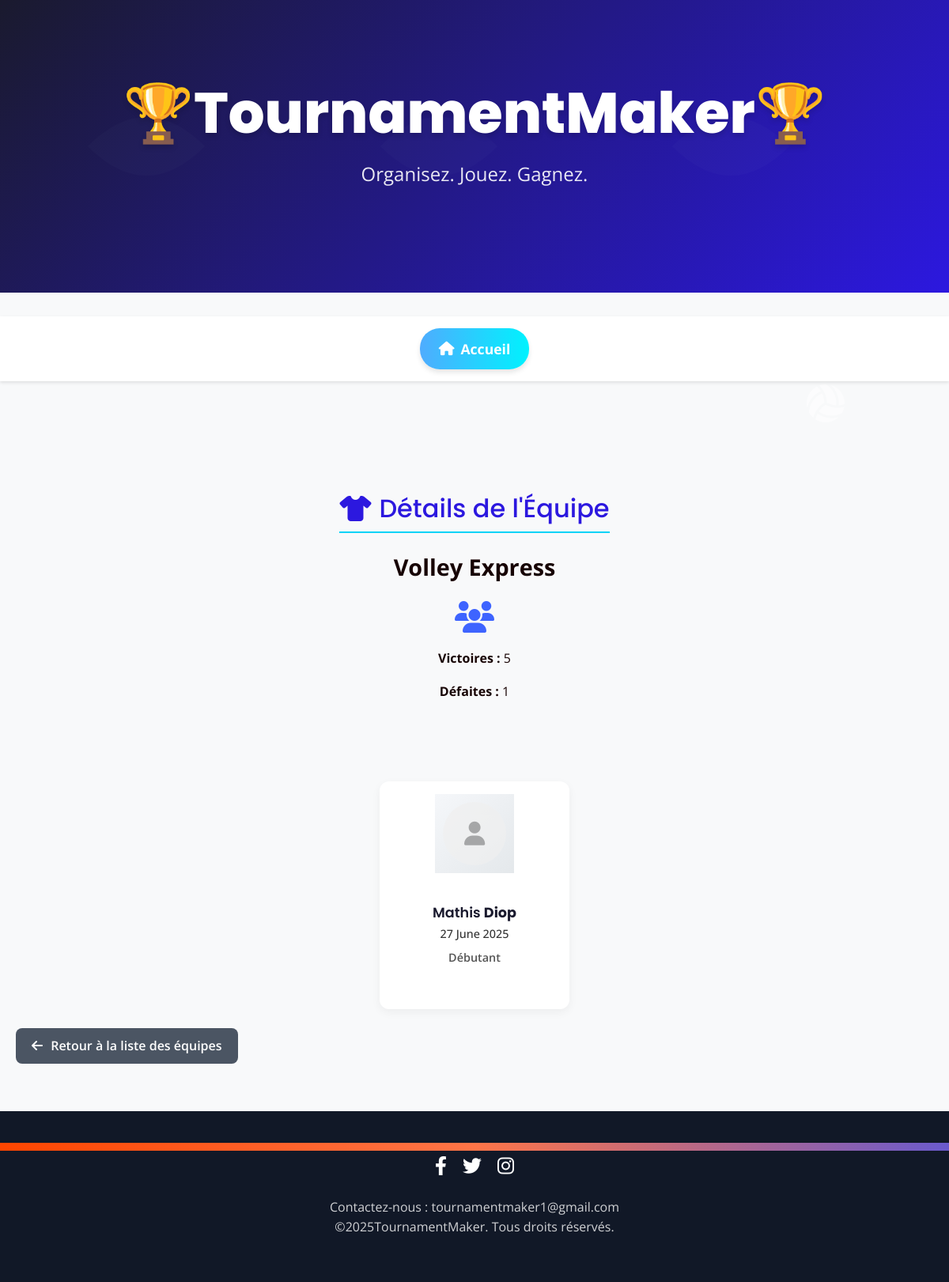
The app's page /TournamentMaker/tournoi-au-louvre/3072/ with its own data.
### TournamentMaker/models.py (models this page shows, shortened)
class Team(models.Model):
    name = models.CharField(max_length=100)
    tournament = models.ForeignKey(Tournament, on_delete=models.CASCADE, related_name='teams')
    captain = models.OneToOneField('UserProfile', on_delete=models.CASCADE, related_name='captained_team', null=True, blank=True)
    pool = models.ForeignKey('Pool', on_delete=models.SET_NULL, null=True, blank=True, related_name='teams')

class Player(models.Model):
    LEVEL_CHOICES = [
        (1, 'Débutant'),
        (2, 'Intermédiaire'),
        (3, 'Avancé'),
        (4, 'Expert'),
        (5, 'Maître'),
    ]
    first_name = models.CharField(max_length=100)
    last_name = models.CharField(max_length=100)
    birth_date = models.DateField(null=True, blank=True)
    level = models.IntegerField(choices=LEVEL_CHOICES)
    team = models.ForeignKey(Team, on_delete=models.CASCADE, related_name='players')
    email = models.EmailField(blank=True, null=True)

### TournamentMaker/views.py (the view)
# urls.py: path('<slug:tournament_slug>/<int:pk>/', views.team_detail, name='team_detail'),
def team_detail(request, pk, tournament_slug):
    tournament = get_object_or_404(Tournament, slug=tournament_slug)
    team = get_object_or_404(Team, pk=pk, tournament=tournament)
    ranking = Ranking.objects.filter(team=team).first()
    matches = Match.objects.filter(Q(team_a=team) | Q(team_b=team))
    wins = 0
    losses = 0
    for match in matches:
        winner = match.get_match_winner()
        if winner == team:
            wins += 1
        elif winner is not None and winner != team:
            losses += 1
    team.wins = wins
    team.losses = losses
    return render(request, 'teams_detail.html', {
        'team': team,
        'ranking': ranking,
        'tournament_slug': tournament_slug,
    })

### TournamentMaker/context_processors.py (called while the page is built)
def hide_inscription_button(request):
    try:
        tournament_id = request.session.get('selected_tournament_id')
        if not tournament_id:
            return {'hide_inscription': False}
        tournoi = Tournament.objects.get(id=tournament_id)
        is_full = tournoi.teams.count() >= tournoi.max_teams
        is_over = tournoi.end_date < date.today()
        return {'hide_inscription': is_full or is_over}
    except:
        return {'hide_inscription': False}

def selected_tournament(request):
    selected_id = request.session.get('selected_tournament_id')
    if selected_id:
        try:
            tournoi = Tournament.objects.get(id=selected_id)
            return {'selected_tournament_slug': tournoi.slug}
        except Tournament.DoesNotExist:
            pass
    return {'selected_tournament_slug': None}

### TournamentMaker/templates/teams_detail.html (shortened to what this page needs)
{% extends "base_generic.html" %}
{% block content %}
<div class="teams-container animate__animated animate__fadeIn">
  <div class="team-header">
    <h2 class="section-title"><i class="fas fa-tshirt"></i> Détails de l'Équipe</h2>
    <p class="team-name-detail">{{ team.name }}</p>
    {% if team.logo %}
      <div class="team-logo-detail">
        <img src="{{ team.logo.url }}" alt="{{ team.name }}">
      </div>
    {% else %}
      <div class="default-logo-detail">
        <i class="fas fa-users"></i>
      </div>
    {% endif %}
    <p><strong>Victoires :</strong> {{ team.wins|default:"0" }}</p>
    <p><strong>Défaites :</strong> {{ team.losses|default:"0" }}</p>
  </div>
  <div class="players-grid">
    {% if team.players.count > 0 %}
      {% for player in team.players.all %}
        <a href="{% url 'player_detail' tournament_slug player.id %}" class="player-card {{ player.level|lower }}">
          <div class="player-image">
            {% if player.photo %}
              <img src="{{ player.photo.url }}" alt="{{ player.first_name }} {{ player.last_name }}">
            {% else %}
              <div class="default-avatar">
                <i class="fas fa-user"></i>
              </div>
            {% endif %}
          </div>
          <div class="player-info">
            <h3 class="player-name">{{ player.first_name }} <strong>{{ player.last_name }}</strong></h3>
            <div class="player-birthdate">{{ player.birth_date|date:"d F Y" }}</div>
            <div class="player-level {{ player.level|lower }}">
              {{ player.get_level_display }}
            </div>
          </div>
        </a>
      {% endfor %}
    {% else %}
      <div class="no-players text-center">
        <i class="fas fa-exclamation-circle"></i>
        <p>Aucun joueur dans cette équipe.</p>
      </div>
    {% endif %}
  </div>
  <div class="text-start mt-4">
    <a href="{% url 'teams' tournament_slug %}" class="btn-simple-return">
      <i class="fas fa-arrow-left"></i> Retour à la liste des équipes
    </a>
  </div>
{% endblock %}

### TournamentMaker/static/css/styles.css (style rules this page uses)
:root { --primary-color: #2c18df; --secondary-color: #04d3f7; --accent-color: #FF4500; --dark-color: #1a1a2e; --light-color: #f8f9fa; --text-color: #faf8f8; --shadow-sm: 0 2px 4px rgba(0, 0, 0, 0.1); --shadow-md: 0 4px 6px rgba(0, 0, 0, 0.15); --shadow-lg: 0 10px 15px rgba(0, 0, 0, 0.2); }
body { font-family: 'Open Sans', sans-serif; color: var(--text-color); background-color: var(--light-color); margin: 0; padding: 0; line-height: 1.6; }
h1, h2, h3, h4, h5, h6 { font-family: 'Poppins', sans-serif; }
.section-title { color: var(--primary-color); border-bottom: 2px solid var(--secondary-color); padding-bottom: 10px; display: flex; align-items: center; gap: 10px; }
.team-header { padding: 20px; text-align: center; color: rgb(23, 3, 3); position: relative; }
.teams-container { display: flex; align-items: center; justify-content: space-between; margin: 20px 0; }
.players-grid { display: grid; grid-template-columns: repeat(auto-fill, minmax(280px, 1fr)); gap: 25px; margin-top: 30px; }
.player-card { background: white; border-radius: 12px; overflow: hidden; box-shadow: var(--shadow-sm); transition: all 0.3s; text-decoration: none; color: var(--text-color); display: block; }
.player-image { position: relative; height: 200px; background: linear-gradient(135deg, #f5f7fa, #e4e8eb); display: flex; align-items: center; justify-content: center; }
.default-avatar { font-size: 4rem; color: var(--primary-color); opacity: 0.7; }
.player-info { padding: 20px; }
.player-name { margin: 0 0 10px 0; font-size: 1.3rem; color: var(--dark-color); }
.player-name strong { font-weight: 700; }
.player-level { display: inline-block; padding: 3px 10px; border-radius: 4px; font-size: 0.8rem; font-weight: 600; margin-bottom: 15px; }
body { font-family: 'Poppins', sans-serif; background-color: #f4f6f9; color: #2c3e50; margin: 0; padding: 0; }
.teams-container { display: flex; flex-direction: column; align-items: flex-start; padding: 20px; width: 100%; max-width: 1200px; margin: 0 auto; }
.section-title { color: var(--primary-color); border-bottom: 2px solid var(--secondary-color); padding-bottom: 10px; display: flex; align-items: center; gap: 10px; text-align: left; font-size: 2rem; margin-bottom: 20px; }
h2 { margin-top: 30px; border-bottom: 1px solid #ccc; padding-bottom: 5px; color: black; }
.btn-simple-return { background-color: #4b5563; color: white; padding: 10px 20px; border-radius: 8px; font-weight: 600; text-decoration: none; transition: background-color 0.3s ease; display: inline-block; }
.btn-simple-return i { margin-right: 6px; }

### TournamentMaker/templates/teams_detail.html (style rules this page uses)
.players-grid { display: grid; grid-template-columns: repeat(auto-fit, minmax(240px, 1fr)); gap: 1.5rem; margin-top: 2rem; max-width: 1200px; margin-inline: auto; }
.player-card { background: #fff; border-radius: 12px; padding: 1rem; text-decoration: none; color: inherit; box-shadow: 0 4px 12px rgba(0, 0, 0, 0.05); transition: transform 0.2s ease; display: flex; flex-direction: column; align-items: center; }
.player-image { width: 100px; height: 100px; display: flex; justify-content: center; align-items: center; margin-bottom: 1.25rem; }
.player-image img, .default-avatar { width: 80px; height: 80px; border-radius: 50%; background: #f0f0f0; display: flex; justify-content: center; align-items: center; font-size: 30px; color: #888; }
.player-info { text-align: center; }
.player-name { font-size: 1.1rem; font-weight: 600; margin-bottom: 0.25rem; }
.player-birthdate { font-size: 0.9rem; font-weight: 500; color: #333; margin-bottom: 0.25rem; }
.player-level { font-size: 0.9rem; color: #555; }
.default-logo-detail { font-size: 2.5rem; color: #3e64ff; margin-bottom: 0.5rem; }
.team-header { text-align: center; margin: 2rem auto; max-width: 600px; }
.team-name-detail { font-size: 1.8rem; font-weight: bold; margin-bottom: 0.5rem; }

### records on screen
Team: name "Volley Express", wins "5", losses "1"
Player: first_name "Mathis", last_name "Diop", birth_date "27 June 2025", level "Débutant"
